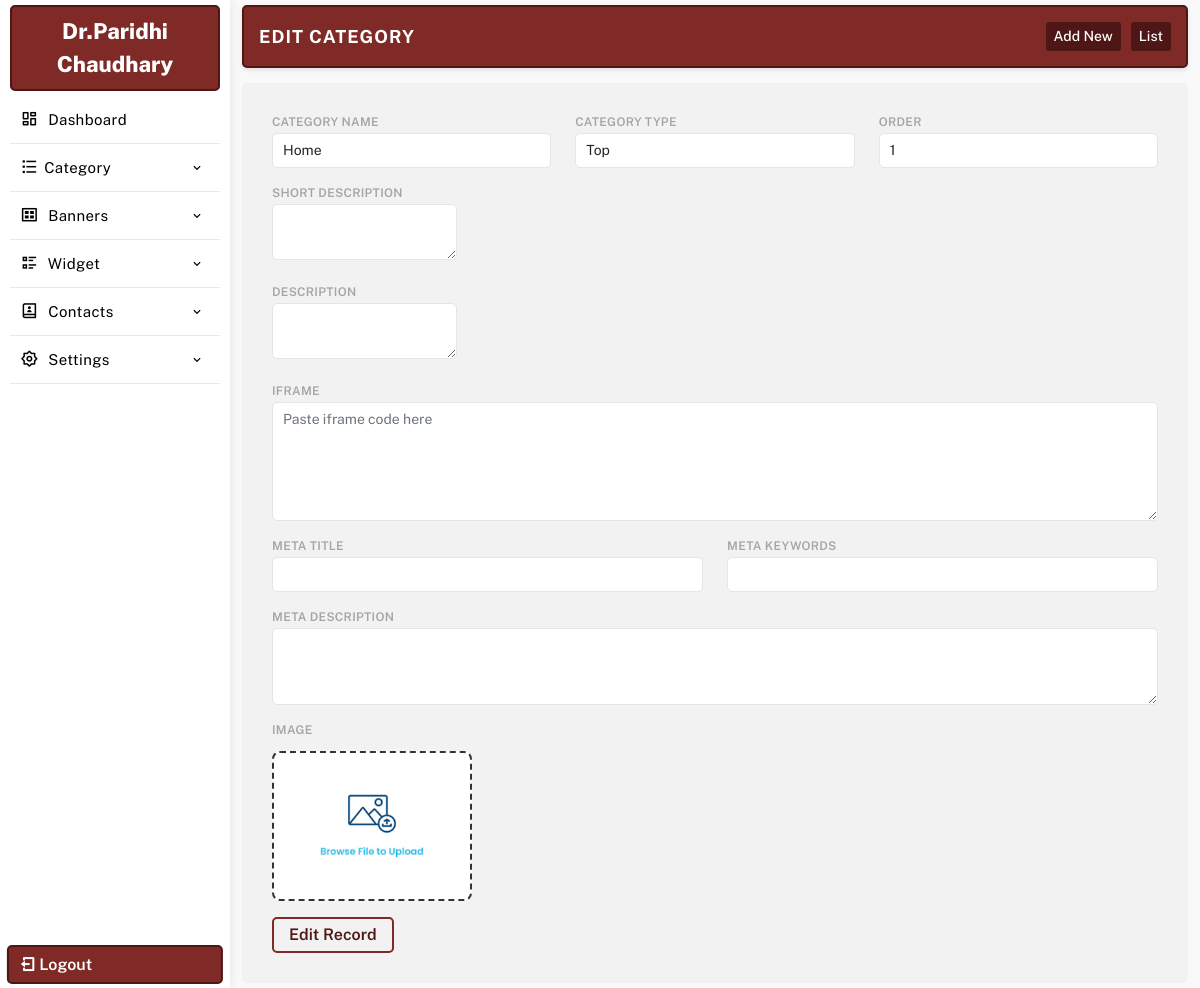
The app's page /manager/updatecategory.php?id=99 (signed in) with its own data.
### tables this page shows
CREATE TABLE `settings` (
  `id` int(11) NOT NULL,
  `web_name` varchar(255) DEFAULT NULL,
  `email_id` varchar(255) DEFAULT NULL,
  `alternate_email_id` varchar(255) DEFAULT NULL,
  `contact_no` varchar(255) DEFAULT NULL,
  `alternate_no` varchar(255) DEFAULT NULL,
  `whatsapp_no` varchar(255) DEFAULT NULL,
  `reception_time` varchar(255) DEFAULT NULL,
  `address` text DEFAULT NULL,
  `youtubelink` varchar(255) DEFAULT NULL,
  `map_iframe` longtext DEFAULT NULL,
  `facebook` varchar(255) DEFAULT NULL,
  `youtube` varchar(255) DEFAULT NULL,
  `instagram` varchar(255) DEFAULT NULL,
  `twitter` varchar(255) DEFAULT NULL,
  `linkedin` varchar(255) DEFAULT NULL,
  `logo` varchar(255) DEFAULT NULL,
  `meta_title` varchar(255) DEFAULT NULL,
  `meta_keywords` varchar(255) DEFAULT NULL,
  `meta_desc` text DEFAULT NULL,
  `smart_classroom_desc` text DEFAULT NULL,
  `smart_classroom_text` varchar(255) DEFAULT NULL,
  `brochure_file` varchar(500) DEFAULT NULL,
  `footerdesc` text DEFAULT NULL,
  `googletag` text DEFAULT NULL,
  `headercenterline` varchar(255) DEFAULT NULL,
  `no_of_experience` varchar(255) DEFAULT NULL,
  `surgeries` varchar(255) DEFAULT NULL,
  `no_of_patients` varchar(255) DEFAULT NULL,
  `satisfied_patients` varchar(255) DEFAULT NULL,
  `working_days` varchar(255) DEFAULT NULL,
  `closed_days` varchar(255) DEFAULT NULL
);

CREATE TABLE `category` (
  `id` int(11) NOT NULL,
  `c_name` varchar(255) NOT NULL,
  `c_type` varchar(255) NOT NULL,
  `c_url` varchar(255) NOT NULL,
  `c_desc` text NOT NULL,
  `sdesc` text NOT NULL,
  `featured_img` varchar(255) NOT NULL,
  `meta_title` varchar(255) NOT NULL,
  `meta_keywords` varchar(255) NOT NULL,
  `meta_desc` text NOT NULL,
  `card_heading` text DEFAULT NULL,
  `card_data` longtext DEFAULT NULL,
  `section_heading` text DEFAULT NULL,
  `iframe` text DEFAULT NULL,
  `status` int(11) NOT NULL DEFAULT 1,
  `order` int(11) NOT NULL
);

### manager/database/db.php (called while the page is built, shortened)
<?php session_start();
$con = mysqli_connect( DB_HOST, DB_USER, DB_PASSWORD, DB_NAME);
$sqlsetting = mysqli_query($con,"SELECT * FROM `settings`");
$rwlinks = mysqli_fetch_array($sqlsetting);
$websitename = $rwlinks['web_name'];
?>

### manager/updatecategory.php (the view, shortened to what this page needs)
<?php
require_once 'database/db.php';
if (isset($_GET['id'])) {
    $id = $_GET['id'];
} else {
    $id = '';
}
$sqlcat = mysqli_query($con, "SELECT * FROM category WHERE id = {$id}");
if (mysqli_num_rows($sqlcat)) {
    $rwcat = mysqli_fetch_assoc($sqlcat);
}
include 'include/header.php';
include 'include/sidebar.php';
?>
<section class="main-dashboard">
    <div class="container-fluid">
        <div class="row">
            <div class="col-md-12">
                <div class="page-title">
                    <div class="title">
                        <h3>Edit Category</h3>
                    </div>
                    <div class="createbtn">
                        <a href="createcategory.php">Add New</a>
                        <a href="category.php">List</a>
                    </div>
                </div>
            </div>
            <div class="col-md-12">
                <div class="page-content">
                    <form method="POST" id="submitForm" class="row">
                        <div class="mb-3 col-md-4">
                            <label for="cname" class="form-label">
                                Category Name
                            </label>
                            <input
                                type="text"
                                class="form-control"
                                id="cname"
                                name="cname"
                                value="<?php echo htmlspecialchars($rwcat['c_name']); ?>"
                                required
                            >
                        </div>
						<div class="mb-3 col-md-4">
							<label for="type" class="form-label">
								Category Type
							</label>
							<select
								class="form-control"
								id="type"
								name="ctype"
								required
							>
								<option
									value="1"
									<?php echo ($rwcat['c_type'] == 1) ? 'selected' : ''; ?>
								>
									Top
								</option>
							</select>
						</div>
                        <div class="mb-3 col-md-4">
                            <label for="order" class="form-label">
                                Order
                            </label>
                            <input
                                type="text"
                                class="form-control"
                                id="order"
                                name="order"
                                value="<?php echo htmlspecialchars($rwcat['order']); ?>"
                                required
                            >
                        </div>
                        <div class="mb-3 col-md-12">
                            <label for="sdesc" class="form-label">
                                Short Description
                            </label>
                            <textarea
                                class="tinyMCE"
                                name="sdesc"
                                id="sdesc"
                            ><?php echo $rwcat['sdesc']; ?></textarea>
                        </div>
                        <div class="mb-3 col-md-12">
                            <label for="cdesc" class="form-label">
                                Description
                            </label>
                            <textarea
                                class="tinyMCE"
                                name="cdesc"
                                id="cdesc"
                            ><?php echo $rwcat['c_desc']; ?></textarea>
                        </div>
                        <div class="mb-3 col-md-12">
                            <label for="iframe" class="form-label">
                                iFrame
                            </label>
                            <textarea
                                class="form-control"
                                rows="5"
                                name="iframe"
                                id="iframe"
                                placeholder="Paste iframe code here"
                            ><?php echo htmlspecialchars($rwcat['iframe'] ?? ''); ?></textarea>
                        </div>
                        <div class="mb-3 col-md-6">
                            <label for="mtitle" class="form-label">
                                Meta Title
                            </label>
                            <input
                                type="text"
                                class="form-control"
                                id="mtitle"
                                name="meta-title"
                                value="<?php echo htmlspecialchars($rwcat['meta_title']); ?>"
                            >
                        </div>
                        <div class="mb-3 col-md-6">
                            <label for="mkeywords" class="form-label">
                                Meta Keywords
                            </label>
                            <input
                                type="text"
                                class="form-control"
                                id="mkeywords"
                                name="meta-keywords"
                                value="<?php echo htmlspecialchars($rwcat['meta_keywords']); ?>"
                            >
                        </div>
                        <div class="mb-3 col-md-12">
                            <label for="mdesc" class="form-label">
                                Meta Description
                            </label>
                            <textarea
                                class="form-control"
                                rows="3"
                                name="meta-desc"
                                id="mdesc"
                            ><?php echo $rwcat['meta_desc']; ?></textarea>
                        </div>
                        <div class="mb-3 col-md-12">
                            <label for="formFile" class="form-label">
                                Image
                            </label>
                            <div class="imgquestion other">
                                <?php if (empty($rwcat['featured_img'])) { ?>
                                    <img
                                        src="images/preview.jpg"
                                        alt="preview"
                                        class="preview"
                                    >
                                <?php } ?>
                            </div>
                        </div>
                        <div class="col-md-12">
                            <input
                                type="submit"
                                value="Edit Record"
                                name="editRecord"
                                class="submitInput"
                            >
                        </div>
                    </form>
                </div>
            </div>
        </div>
    </div>
</section>
<?php
include "include/footer.php";
?>

### manager/include/sidebar.php (shortened to what this page needs)
<aside class="sidebar-menu-dashboard">
<div class="logo-n-toggle">
	<a href="dashboard.php"><?=$websitename;?></a>
</div>
<nav class="menu">
<ul class="aside-menu">
<li class="menu-item ">
	<a href="dashboard.php" class="menu-link">
	<span class="link-text"><i class="ri-dashboard-line"></i> Dashboard</span>
	</a>
</li>
<li class="menu-item has-submenu">
	<a href="javascript:" class="menu-link" id="parent-menu">
	<span class="link-text"><i class="ri-list-check"></i>Category</span>
	<i class='bx bx-chevron-down'></i>
	</a>
</li>
<li class="menu-item has-submenu">
<a href="javascript:" class="menu-link orders" id="parent-menu">
<span class="link-text"><i class="ri-gallery-view"></i> Banners</span>
<i class='bx bx-chevron-down'></i>
</a>
</li>
<li class="menu-item has-submenu">
<a href="javascript:" class="menu-link" id="parent-menu">
<div>
<span class="link-text"><i class="ri-list-check-2"></i> Widget</span>
</div>
<i class='bx bx-chevron-down'></i>
</a>
</li>
<li class="menu-item has-submenu">
<a href="javascript:" class="menu-link orders" id="parent-menu">
<div>
<span class="link-text"><i class="ri-contacts-book-2-line"></i> Contacts</span>
</div>
<i class='bx bx-chevron-down'></i>
</a>
</li>
<li class="menu-item has-submenu">
<a href="javascript:" class="menu-link orders" id="parent-menu">
<div>
<span class="link-text"><i class="ri-settings-2-line"></i> Settings</span>
</div>
<i class='bx bx-chevron-down'></i>
</a>
</li>
</ul>
</nav>
<a href="logout.php" class="logout-fixed"><i class="ri-logout-box-line"></i> Logout</a>
</aside>

### manager/css/style.css (style rules this page uses)
* { margin: 0; padding: 0; box-sizing: border-box; font-family: "Public Sans", sans-serif; }
:root { --text1-color: #a7a7a7; --primary-color: #7F2A26; --secondary-color: #4e1715; }
p,h1,h2,h3,h4,h5,h6 { margin: 0; }
a { text-decoration: none; color: #000; }
ul { list-style: none; padding: 0; margin: 0; }
.imgquestion { border: 2px dashed rgb(0 0 0 / 80%); border-radius: 8px; width: 100%; height: 150px; text-align: center; overflow: hidden; display: flex; align-items: center; justify-content: center; position: relative; background: #fff; }
.imgquestion img { width: 100%; }
.imgquestion.other { width: 200px; margin: 10px 0 0; }
.page-content form .submitInput { border: 2px solid var(--primary-color); border-radius: 5px; font-size: 16px; padding: 4px 15px; background: none; font-weight: 600; color: var(--secondary-color); transition: .3s ease-in; }
aside { width: 230px; height: 100vh; transition: all .4s linear; float: left; box-shadow: 1px 0 10px rgb(0 0 0 / 8%); position: relative; padding: 5px 10px; }
.logo-n-toggle { display: flex; justify-content: center; align-items: center; padding: 8px 10px; border: 2px solid var(--secondary-color); border-radius: 5px; background: var(--primary-color); }
.logo-n-toggle a { display: block; transition: display .4s linear; color: #fff; text-align: center; font-weight: 800; font-size: 22px; }
.logo-n-toggle a:before, .logo-n-toggle a:after { width: 12px; height: 12px; display: inline-block; border: 4px solid var(--primary-color); border-radius: 50%; margin: 0 5px; }
.logout-fixed { position: absolute; bottom: 4px; left: 50%; padding: 5px 10px; width: 94%; color: #fff; margin: auto; transform: translateX(-50%); border-radius: 5px; border: 2px solid var(--secondary-color); font-weight: 600; background: var(--primary-color); transition: .3s linear; }
.page-title { padding: 15px; border-radius: 5px; border: 2px solid var(--secondary-color); display: flex; align-items: center; justify-content: space-between; margin-bottom: 15px; box-shadow: 0 .125rem .25rem rgba(165,163,174,.3); background: #fff; background: var(--primary-color); }
.page-title .title h3 { font-size: 18px; color: #fff; text-transform: uppercase; font-weight: 700; letter-spacing: 1px; }
.page-title .createbtn { display: flex; align-items: center; gap: 10px; }
.page-title .createbtn a { font-size: 14px; display: flex; align-items: center; justify-content: center; border-radius: 3px; padding: 4px 8px; font-weight: 500; background: var(--secondary-color); color: #fff; transition: .3s ease; }
.page-content { background: #fff;padding: 30px;border-radius: 5px;background: #f2f2f2; }
.page-content form label { font-size: 12px; font-weight: 600; margin: 0; padding: 0 0 2px; display: block; color: #a5a5a5; text-transform: uppercase; letter-spacing: .3px; }
.page-content form select, .page-content form textarea, .page-content form input { font-size: 14px; padding: 6px 10px; border-radius: 5px; border-color: #e5e5e5; }
aside .menu { height: 88%; overflow: auto; padding: 5px 0; }
.aside-menu .menu-item { transition: all .2s linear; position: relative; }
.aside-menu .menu-item > .menu-link { text-decoration: none; display: block; padding: 10px 10px; display: flex; justify-content: space-between; align-items: center; white-space: nowrap; border-bottom: 1px solid #e9e9e9; }
.aside-menu .menu-item > .menu-link i { color: #000; font-size: 18px; margin-right: 5px; display: inline-block; }
.aside-menu .menu-item > .menu-link .bx-chevron-down, .aside-menu .menu-item > .menu-link .link-text { transition: all .2s linear; color: #000; font-size: 15px; letter-spacing: 0.4px; font-weight: 400; }
.aside-menu .menu-item > .menu-link span::after { content: ""; font-family: FontAwesome; }
section.main-dashboard { float: left; width: calc(100% - 230px); transition: all .4s linear; overflow: auto; height: 100vh; padding: 5px 0; background: #f9f9f9; }

### records on screen
settings: web_name "Dr.Paridhi Chaudhary"
category: cname "Home", ctype "Top", order "1"
